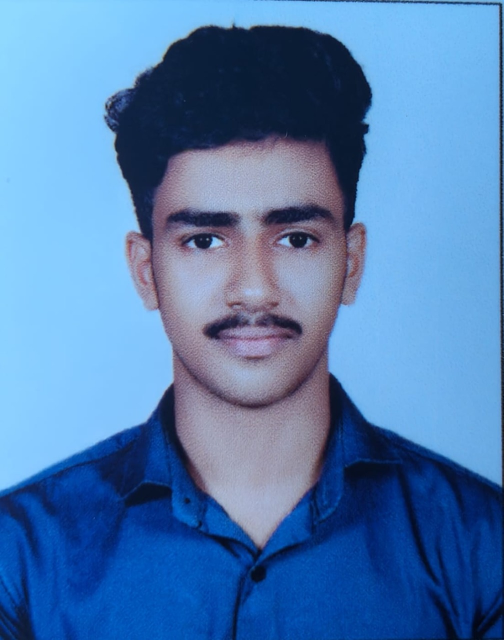
#> input picture dataset/validation/ABEL_1.jpeg, 1007 x 1280 px (shown at 1/2 size); its folder holds only this picture in this run
$ python -i face_engine.py   (imports and definitions only)
#> lines starting #> are read from the running program, lines starting #| are printed output that depends on the picture
"""
face_engine.py  -  face detection + recognition for the Attendance Portal.

Two interchangeable back-ends, picked automatically:

  1. "sface"  (best accuracy)  OpenCV YuNet detector + SFace deep-embedding model.
     Needs two small ONNX files (downloaded once into ./models on first run).
     "Training" = computing a 128-d embedding for every photo of every student.
     Recognition = cosine similarity between a live face and the stored embeddings.

  2. "lbph"   (fully offline fallback)  Haar-cascade detector + LBPH recognizer
     trained directly on the dataset photos. No downloads needed.

Everything else in the app talks only to FaceEngine, so the back-end is invisible.
"""
import glob
import json
import os
import pickle
import threading
import urllib.request

import cv2
import numpy as np

HERE = os.path.dirname(os.path.abspath(__file__))
MODELS_DIR = os.path.join(HERE, "models")

YUNET_URL = ("https://github.com/opencv/opencv_zoo/raw/main/models/"
             "face_detection_yunet/face_detection_yunet_2023mar.onnx")
SFACE_URL = ("https://github.com/opencv/opencv_zoo/raw/main/models/"
             "face_recognition_sface/face_recognition_sface_2021dec.onnx")
YUNET_PATH = os.path.join(MODELS_DIR, "face_detection_yunet_2023mar.onnx")
SFACE_PATH = os.path.join(MODELS_DIR, "face_recognition_sface_2021dec.onnx")

SFACE_MODEL_FILE = os.path.join(MODELS_DIR, "face_model_sface.pkl")
LBPH_MODEL_FILE = os.path.join(MODELS_DIR, "face_model_lbph.yml")
LBPH_META_FILE = os.path.join(MODELS_DIR, "face_model_lbph.json")
REPORT_FILE = os.path.join(MODELS_DIR, "training_report.json")

IMG_EXT = (".jpg", ".jpeg", ".png", ".bmp", ".webp")

# ---- tunables ------------------------------------------------------------
SFACE_ACCEPT = float(os.environ.get("ATTENDANCE_ACCEPT", 0.38))  # cosine sim to accept (OpenCV: 0.363)
SFACE_MARGIN = 0.05        # best person must beat the runner-up by this much
YUNET_SCORE = 0.80         # detector confidence needed to count as a face
LBPH_FACE = 120            # LBPH face crop size (pixels)
LBPH_ACCEPT = 70.0         # LBPH distance (lower = better); strict on purpose - LBPH is only a fallback


# [27 lines left out: functions _list_images, _load_resized, _download, not called in this run]


_DOWNLOAD_FAILED = False


# [35 lines left out: functions ensure_sface_models, _confidence_from_similarity, _confidence_from_distance, not called in this run]


class FaceEngine:
    def __init__(self, prefer="auto"):
        self.prefer = prefer          # "auto" | "sface" | "lbph"
        self.backend = None           # set by load()/train()
        self.students = []
        self._lock = threading.Lock()
        # sface
        self._yunet = None
        self._sface = None
        self._gallery = {}            # name -> (N,128) normalised embeddings
        # lbph
        self._haar = None
        self._lbph = None
        self._labels = []
        self._lbph_thr = LBPH_ACCEPT
        self._clahe = cv2.createCLAHE(clipLimit=2.0, tileGridSize=(8, 8))

    # ------------------------------------------------------------------ setup
    # [20 lines left out: functions _init_sface_nets, _init_haar, _want_sface, not called in this run]

    def is_trained(self):
        return os.path.exists(SFACE_MODEL_FILE) or os.path.exists(LBPH_MODEL_FILE)

    # [158 lines left out: functions load, train, _train_sface, _train_lbph, _validate, not called in this run]

    # ------------------------------------------------------------ inference
    def identify(self, bgr):
        """Detect every face in a BGR image and identify each one.

        Returns a list of dicts:
          box [x, y, w, h], name (or "Unknown"), known (bool),
          confidence (0-100 recognition confidence), det_score (0-100)
        """
        with self._lock:
            if self.backend == "sface":
                return self._identify_sface(bgr)
            if self.backend == "lbph":
                return self._identify_lbph(bgr)
        raise RuntimeError("Model not loaded - run train.py first")

    # -- sface
    # [117 lines left out: functions _sface_detect, _sface_embed, _identify_sface, _haar_detect, _lbph_prep, _lbph_augment and 1 more, not called in this run]

>>> import cv2
>>> picture = cv2.imread('dataset/validation/ABEL_1.jpeg', cv2.IMREAD_GRAYSCALE)
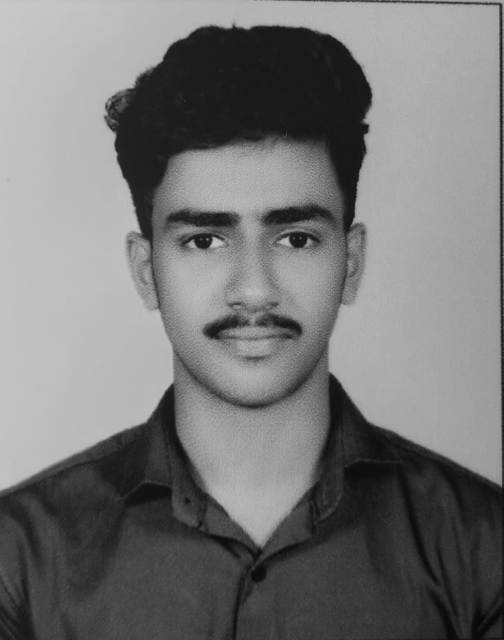
#> picture: shape (1280, 1007) (shown at 1/2 size); min 5, max 203, mean 118.1
>>> result = FaceEngine().identify(picture)
#> (the run stopped early here; a loop or call above may not have finished)

$ run again, on dataset/validation/AKSHAY_1.jpeg
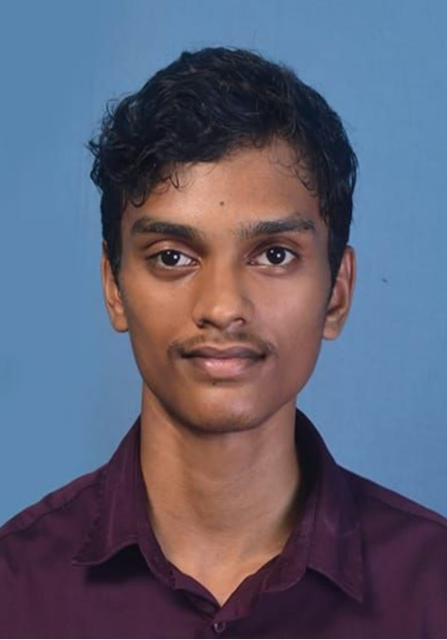
#> input picture dataset/validation/AKSHAY_1.jpeg, 894 x 1280 px (shown at 1/2 size)
#> `picture = cv2.imread('dataset/validation/ABEL_1.jpeg', cv2.IMREAD_GRAY..`:
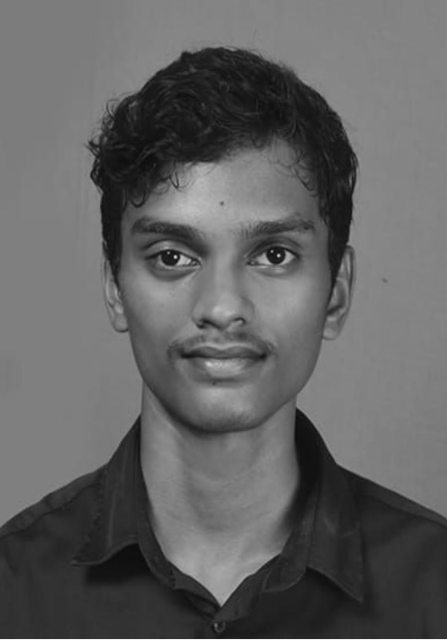
#> picture: shape (1280, 894) (shown at 1/2 size); min 7, max 255, mean 97.5

$ run again, on dataset/validation/ROJIN_1.jpeg
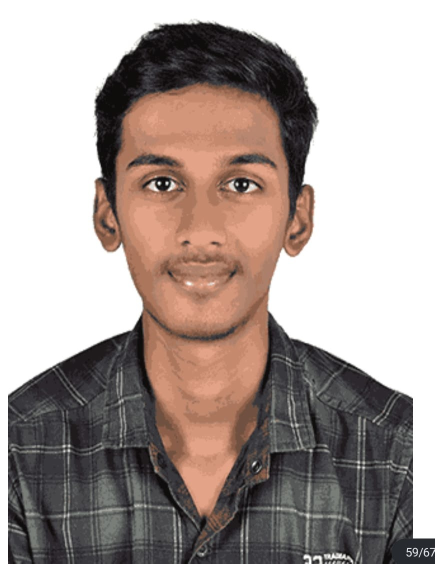
#> input picture dataset/validation/ROJIN_1.jpeg, 869 x 1127 px (shown at 1/2 size)
#> `picture = cv2.imread('dataset/validation/ABEL_1.jpeg', cv2.IMREAD_GRAY..`:
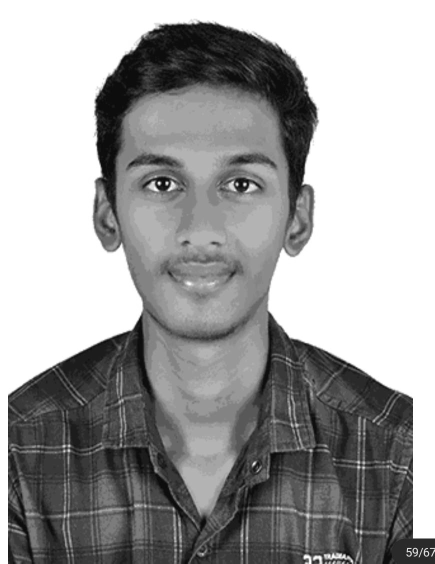
#> picture: shape (1127, 869) (shown at 1/2 size); min 2, max 255, mean 160.7

$ run again, on dataset/validation/SIDHI_1.jpeg
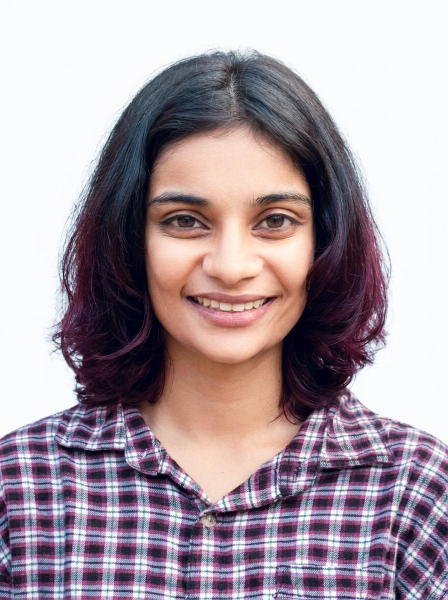
#> input picture dataset/validation/SIDHI_1.jpeg, 896 x 1200 px (shown at 1/2 size)
#> `picture = cv2.imread('dataset/validation/ABEL_1.jpeg', cv2.IMREAD_GRAY..`:
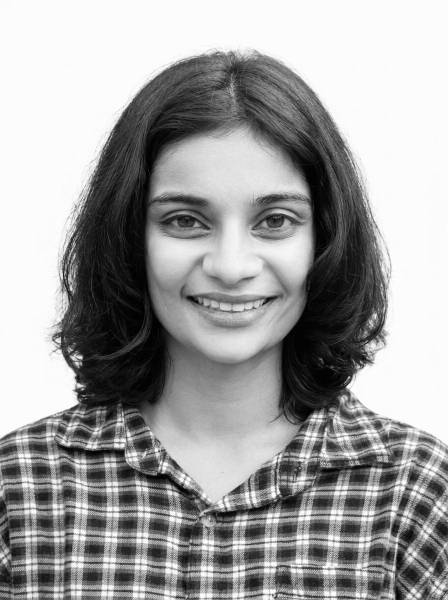
#> picture: shape (1200, 896) (shown at 1/2 size); min 0, max 255, mean 160.1
